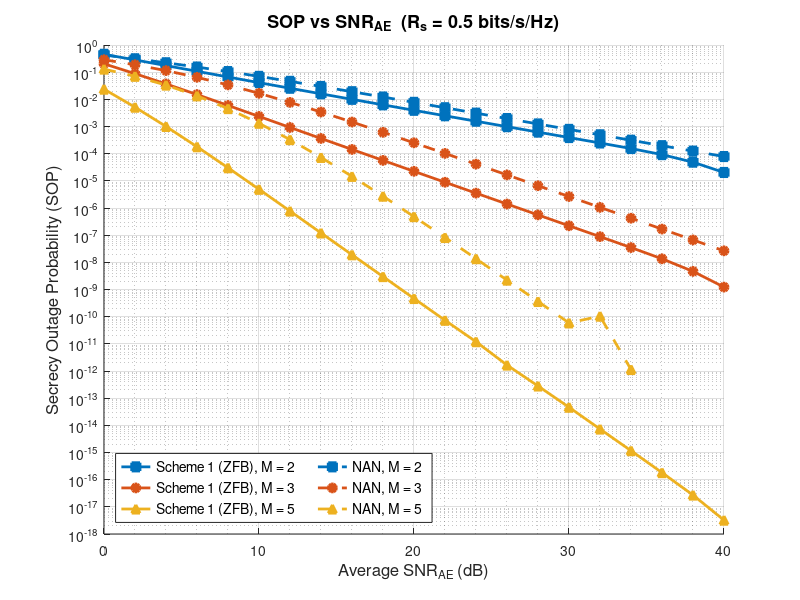

Write MATLAB code to recreate this figure.
clear;
clc;
close all;

% System Parameters
Rs       = 0.5;
A        = 2^(Rs) - 1;
B        = 2^(Rs);
alpha_pl = 3.0;
d_AR     = 1.0;
d_RB     = 1.0;
d_AE     = 0.8;
d_RE     = 0.8;
Omega_AR = d_AR^(-alpha_pl);
Omega_RB = d_RB^(-alpha_pl);
Omega_AE = d_AE^(-alpha_pl);
Omega_RE = d_RE^(-alpha_pl);

% SNR_AE range (x-axis)
SNR_AE_dB  = 0:2:40;
SNR_AE_lin = 10.^(SNR_AE_dB/10);

% Numerical Integration Settings
y_max   = 1e4;
rel_tol = 1e-8;
abs_tol = 1e-10;

% M values per scheme
M_scheme1 = [2, 3, 5];   % ZFB scheme
M_scheme2 = [2, 3, 5];   % NAN scheme

% Plot Setup
figure('Color', 'w', 'Position', [100 100 800 550]);
hold on;

markers_s1 = {'-s', '-o', '-^', '-d'};
markers_s2 = {'--s', '--o', '--^'};
colors_s1  = lines(length(M_scheme1));
colors_s2  = lines(length(M_scheme2));

legendentries = {};
allSOP = [];


% SCHEME 1: ZFB

fprintf('=== Scheme 1 (ZFB) ===\n');
for m_idx = 1:length(M_scheme1)
    M   = M_scheme1(m_idx);
    SOP = zeros(size(SNR_AE_lin));
    fprintf('Computing Scheme 1 SOP for M = %d...\n', M);

    for idx = 1:length(SNR_AE_lin)
        % g_AE is the sweep variable; derive all others via Omega ratios
        g_AE = SNR_AE_lin(idx);
        g_AR = g_AE * (Omega_AR / Omega_AE);
        g_RB = g_AE * (Omega_RB / Omega_AE);
        g_RE = g_AE * (Omega_RE / Omega_AE);

        lam_AE = 1 / g_AE;
        lam_AR = 1 / g_AR;
        lam_RB = 1 / g_RB;
        mu     = g_RE / g_AE;

        % Eavesdropper PDF - Scheme 1 ZFB
        f_E = @(y) (lam_AE*(M-1)*mu .* exp(-lam_AE*y) ./ (1 + mu*y).^M) + ...
                   (lam_AE           .* exp(-lam_AE*y) ./ (1 + mu*y).^(M-1));

        % Receiver Outage Term S(y) 
        S = @(y) exp(-lam_AR*(A + B*y)) .* arrayfun(@(yy) ...
            sum( (lam_AR*(A+B*yy)).^(0:M-1) ./ factorial(0:M-1) ), y);

        % T1 
        T1 = integral(f_E, 0, y_max);

        % T2 
        T2 = integral(@(y) -S(y) .* f_E(y), 0, y_max);

        % T3 
        T3 = 0;
        for j = 1:M
            coeff_j = nchoosek(M,j) * (-1)^j * exp(-j*lam_RB*A);
            I3j     = integral(@(y) exp(-j*B*lam_RB*y) .* f_E(y), 0, y_max);
            T3      = T3 + coeff_j * I3j;
        end

        % T4 
        T4 = 0;
        for j = 1:M
            for k = 0:M-1
                Psi_jk   = (j*lam_RB + lam_AR);
                coeff_jk = nchoosek(M,j) * (-1)^j * (lam_AR^k / factorial(k)) * ...
                           exp(-Psi_jk * A);
                I4jk     = integral(@(y) (A + B*y).^k .* exp(-Psi_jk*B*y) .* ...
                           f_E(y), 0, y_max);
                T4       = T4 - coeff_jk * I4jk;
            end
        end

        SOP(idx) = T1 + T2 + T3 + T4;
        fprintf('SNR_AE=%-6.1f dB | T1=%-10.4f T2=%-10.4f T3=%-10.4f T4=%-10.4f SOP=%-12.4e\n', ...
                SNR_AE_dB(idx), T1, T2, T3, T4, SOP(idx));
    end

    allSOP = [allSOP, SOP];
    semilogy(SNR_AE_dB, SOP, markers_s1{m_idx}, 'LineWidth', 2, 'MarkerSize', 6, ...
        'MarkerFaceColor', colors_s1(m_idx,:), 'Color', colors_s1(m_idx,:));
    legendentries{end+1} = sprintf('Scheme 1 (ZFB), M = %d', M);
end


% SCHEME 2: NAN

fprintf('\n=== NAN Scheme ===\n');
for m_idx = 1:length(M_scheme2)
    M   = M_scheme2(m_idx);
    SOP = zeros(size(SNR_AE_lin));
    fprintf('Computing NAN SOP for M = %d...\n', M);

    for idx = 1:length(SNR_AE_lin)
        % g_AE is the sweep variable; derive all others via Omega ratios
        g_AE = SNR_AE_lin(idx);
        g_AR = g_AE * (Omega_AR / Omega_AE);
        g_RB = g_AE * (Omega_RB / Omega_AE);
        g_RE = g_AE * (Omega_RE / Omega_AE);

        beta   = g_RE / ((M-1) * g_AE);
        alpha  = g_RE / g_AE;
        lam_AE = 1/g_AE;
        lam_AR = 1/g_AR;
        lam_RB = 1/g_RB;

        % Eavesdropper PDF - NAN Scheme (UNCHANGED)
        f_E = @(y) (lam_AE ./ (1 + beta.*y).^(M-1) + ...
                    alpha .* lam_AE .* y ./ (1 + beta.*y).^M) .* exp(-lam_AE.*y);

        % T1 
        T1 = integral(f_E, 0, Inf);

        % T2 
        T2 = 0;
        for k = 0:M-1
            integrand_T2 = @(y) ((lam_AR*(A + B.*y)).^k ./ factorial(k)) .* ...
                                exp(-lam_AR*(A + B.*y)) .* f_E(y);
            T2 = T2 - integral(integrand_T2, 0, Inf);
        end

        % T3 
        T3 = 0;
        for j = 1:M
            coeff_j      = nchoosek(M,j) * (-1)^j;
            integrand_T3 = @(y) coeff_j .* exp(-j * lam_RB * (A + B.*y)) .* f_E(y);
            T3           = T3 + integral(integrand_T3, 0, Inf);
        end

        % T4 
        T4 = 0;
        for j = 1:M
            for k = 0:M-1
                coeff_jk     = nchoosek(M,j) * (-1)^j;
                integrand_T4 = @(y) coeff_jk .* exp(-j * lam_RB * (A + B.*y)) .* ...
                                    ((lam_AR*(A + B.*y)).^k ./ factorial(k)) .* ...
                                    exp(-lam_AR*(A + B.*y)) .* f_E(y);
                T4 = T4 - integral(integrand_T4, 0, Inf);
            end
        end

        SOP(idx) = T1 + T2 + T3 + T4;
        fprintf('SNR_AE=%-6.1f dB | T1=%-10.4f T2=%-10.4f T3=%-10.4f T4=%-10.4f SOP=%-12.4e\n', ...
                SNR_AE_dB(idx), T1, T2, T3, T4, SOP(idx));
    end

    allSOP = [allSOP, SOP];
    semilogy(SNR_AE_dB, SOP, markers_s2{m_idx}, 'LineWidth', 2, 'MarkerSize', 6, ...
        'MarkerFaceColor', colors_s2(m_idx,:), 'Color', colors_s2(m_idx,:));
    legendentries{end+1} = sprintf('NAN, M = %d', M);
end

% =========================================================
% Formatting
% =========================================================
grid on; grid minor;
xlabel('Average SNR_{AE} (dB)', 'FontSize', 12);
ylabel('Secrecy Outage Probability (SOP)', 'FontSize', 12);
title(['SOP vs SNR_{AE}  (R_s = ', num2str(Rs), ' bits/s/Hz)'], 'FontSize', 13);
legend(legendentries, 'Location', 'SouthWest', 'FontSize', 10, 'NumColumns', 2);

ax = gca;
set(ax, 'YScale', 'log', 'YMinorGrid', 'on');
ymin_exp  = floor(log10(min(allSOP(allSOP > 0))));
ymax_exp  = ceil(log10(max(allSOP(allSOP > 0))));
ytick_exp = ymin_exp:ymax_exp;
yticks(10.^ytick_exp);
yticklabels(arrayfun(@(e) sprintf('10^{%d}', e), ytick_exp, 'UniformOutput', false));
ylim([10^ymin_exp, 10^ymax_exp]);

hold off;
fprintf('\nPlotting Complete.\n');
